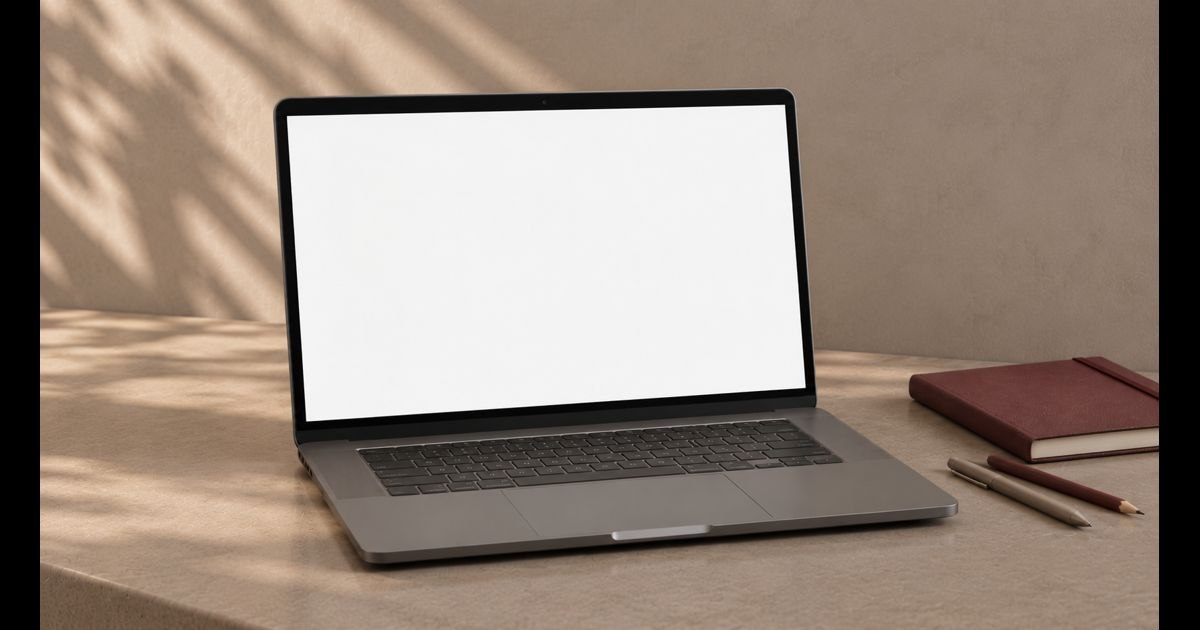
#> input picture assets/photo_5829314581652770763_y.jpg, 1200 x 630 px
$ python -i regenerate-onboarding-composite.py   (imports and definitions only)
#> lines starting #> are read from the running program, lines starting #| are printed output that depends on the picture; after the words box and inside, x2 and y2 are one past the last pixel; in counts of white or black regions, pixels touching at a corner belong together
#> further down, picture is the input picture: shape (630, 1200, 3); mean B, G, R 125, 136.5, 151.4
#!/usr/bin/env python3
"""Regenerate assets/onboarding-desktop-composite.mp4 from assets/onboarding-flow.mp4.

ONE-OFF MAINTENANCE SCRIPT — not part of the live render pipeline. The site
never runs this at build/view time; it only ever plays the resulting .mp4
(js/main.js's SCREEN_VIDEO_ONBOARDING, clip-path'd to its `quad` in
positionScreenVideo()). Run this by hand, by design, only when someone
replaces assets/onboarding-flow.mp4 with a new take, and re-commit the
regenerated .mp4 afterwards.

Background — why this step exists at all
------------------------------------------
assets/onboarding-flow.mp4 is not a flat, edge-to-edge UI screen recording.
It is *itself* already a rendered "laptop mockup" video: a photographed/
rendered laptop with its own bezel, keyboard, desk and plant baked in, with
the actual app UI occupying only an inner sub-rectangle of its 1920x1080
frame (the rest of the frame is that video's own mockup scenery).

The hero, however, needs the UI content warped onto a *different* laptop —
the one in assets/photo_5829314581652770763_y.jpg — so the desk/bezel shown
on the live site stays a crisp static photo (see the comment above
SCREEN_VIDEO_ONBOARDING in js/main.js). Warping onboarding-flow.mp4's full
frame (bezel/keyboard/plant and all) onto that photo's screen quad — which
is what an earlier version of this asset did — produces a laptop-inside-a-
laptop: the whole inner mockup gets crushed and skewed to fit the smaller
quad, which read as "stretched/distorted" on the live page.

The fix is this two-step pipeline, applied per frame:
  1. Crop OUT onboarding-flow.mp4's own mockup scenery, keeping only the
     INNER_RECT sub-rectangle (the actual UI content).
  2. Perspective-warp *that* crop onto QUAD — the same four corners
     js/main.js's SCREEN_VIDEO_ONBOARDING.quad already uses to clip the
     result on the live page.

INNER_RECT is a magic number — document before touching
---------------------------------------------------------
INNER_RECT below was measured against ONE specific frame of the CURRENT
assets/onboarding-flow.mp4 (see measure_inner_rect() / --detect). It is not
computed at render time and nothing will warn you if it silently goes stale.
If onboarding-flow.mp4 is ever replaced with a new take:
  - The new recording almost certainly has different mockup bezel dimensions
    (different template, different export size/crop), so INNER_RECT MUST be
    re-measured — don't assume the old numbers still apply.
  - Run `python3 scripts/regenerate-onboarding-composite.py --detect` first.
    It auto-detects the inner near-white UI rectangle from a sample frame
    via contour detection and prints what it found — sanity-check that
    printed box against the frame grab before trusting it (a frame that
    happens to show a dark modal/overlay, or content that touches the
    screen edge, can throw the whiteness threshold off), then update
    INNER_RECT by hand.
  - QUAD must stay byte-for-byte in sync with SCREEN_VIDEO_ONBOARDING.quad
    in js/main.js — if that quad is ever re-measured against a new hero
    photo, update QUAD here to match, not the other way around (main.js is
    the source of truth, since that's what actually positions/clips things
    on the live page).

Usage
-----
    python3 scripts/regenerate-onboarding-composite.py --detect   # sanity-check INNER_RECT first
    python3 scripts/regenerate-onboarding-composite.py            # regenerate the composite

Requires ffmpeg/ffprobe on PATH and `opencv-python` + `numpy` installed.

Interpolation and color tagging (quality audit, 2026-09-10)
-------------------------------------------------------------
The warp uses cv2.INTER_LANCZOS4, not the OpenCV default INTER_LINEAR.
Measured by de-warping a regenerated frame back into source coordinate
space and comparing against that source frame directly (PSNR/SSIM against
assets/onboarding-flow.mp4's own frame 700, a dense-text dashboard view):
bilinear capped the geometry-only round-trip at ~33.4dB/0.989 SSIM; cubic
reached ~37.1dB, Lanczos4 ~38.1dB (best of the three tested) — raising the
encode bitrate instead moved PSNR by only ~0.1dB for +53% file size, so the
resampling filter was the actual bottleneck, not bitrate. Full pipeline
(with the real encode) went from 32.07dB/0.9865 (bilinear) to
36.38dB/0.9932 (Lanczos4) at a +7% file-size cost (476KB vs 445KB).
The encoder also now tags color_primaries/trc/colorspace bt709 and
color_range tv, matching onboarding-flow.mp4's own tagging — the raw
rawvideo pipe this script pushes frames through doesn't carry color
metadata, so without these flags the output was encoding untagged
(ffprobe reported color_range/space/transfer/primaries as "unknown").
"""

import argparse
import subprocess

import cv2
import numpy as np

REPO_ROOT = "/Users/annaiarinovskaia/portfolio2"
SRC = f"{REPO_ROOT}/assets/onboarding-flow.mp4"
OUT = f"{REPO_ROOT}/assets/onboarding-desktop-composite.mp4"

SRC_W, SRC_H = 1920, 1080
DST_W, DST_H = 2400, 1260
FPS = 30

# Inner UI-content rectangle inside onboarding-flow.mp4's OWN frame — i.e.
# where the actual app screen sits inside that video's baked-in laptop
# mockup, excluding its bezel/keyboard/desk/plant. Measured via --detect
# against frame 60 (the opening "Willkommen" screen). See module docstring.
INNER_L, INNER_T, INNER_R, INNER_B = 460, 107, 1483, 795

# Must match SCREEN_VIDEO_ONBOARDING.quad in js/main.js exactly, in the same
# [TL, BL, BR, TR] order — this is the destination screen area measured
# against assets/photo_5829314581652770763_y.jpg, nudged ~2% outward onto
# the bezel (see that constant's comment in main.js for why).
QUAD = np.array([[566, 226], [604, 844], [1618, 781], [1578, 206]], dtype=np.float32)


def measure_inner_rect(frame):
    """Auto-detect the inner near-white UI rectangle in a source frame.

    Best-effort helper for re-measuring INNER_RECT when the source video
    changes — NOT run automatically as part of regeneration. Thresholds for
    near-white pixels and takes the largest resulting contour's bounding
    box. Verify the result by eye (e.g. crop the frame to the printed box
    and look at it) before trusting it: a frame with a dark modal, low
    contrast, or UI touching the frame edge can throw this off.
    """
    gray = cv2.cvtColor(frame, cv2.COLOR_BGR2GRAY)
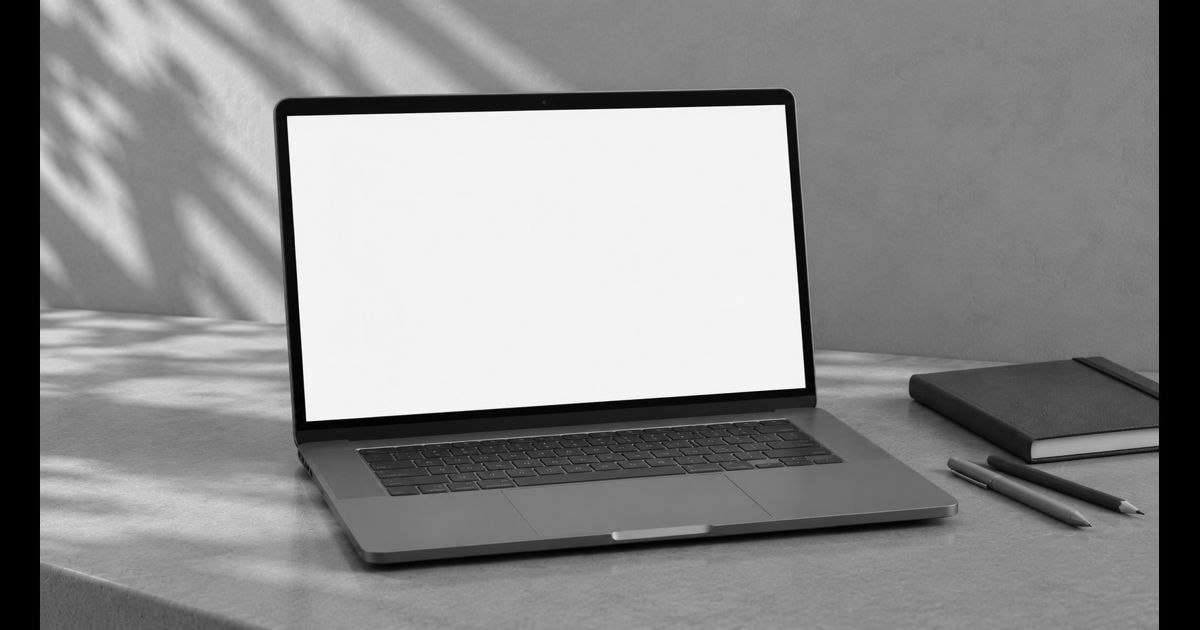
#> gray: shape (630, 1200); min 0, max 255, mean 139.6
    mask = cv2.inRange(gray, 235, 255)
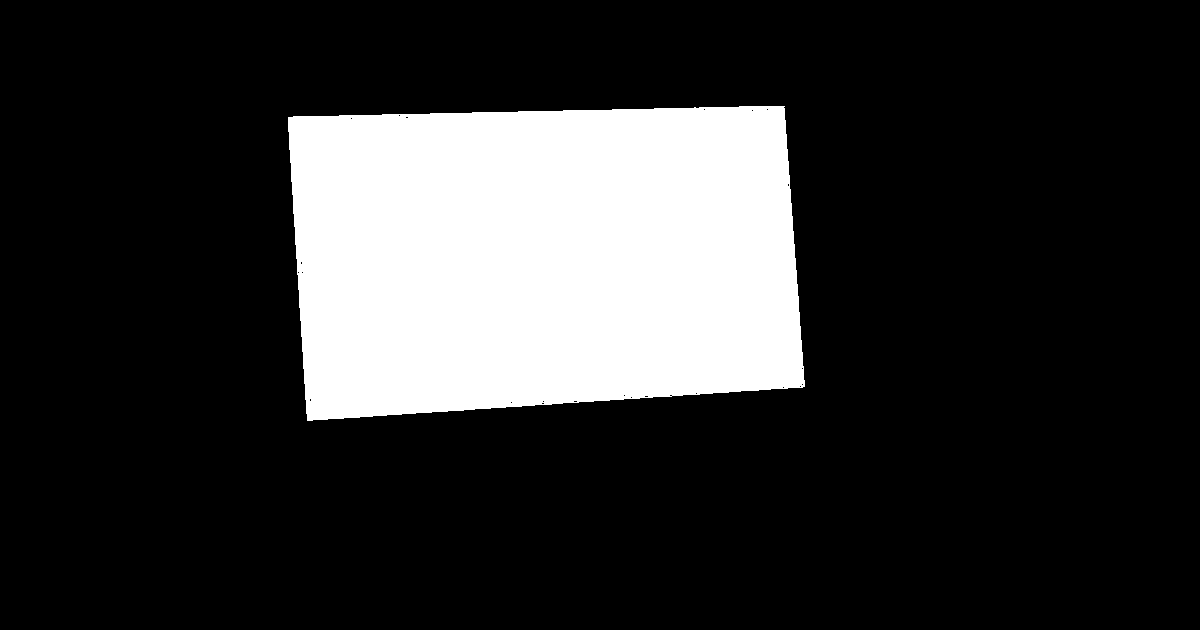
#> mask: shape (630, 1200); 19.3% white; 1 white region
    contours, _ = cv2.findContours(mask, cv2.RETR_EXTERNAL, cv2.CHAIN_APPROX_SIMPLE)
#> contours = 1 contour; box (x1, y1, x2, y2) and area: (288, 106, 805, 421) 145466
    contours = sorted(contours, key=cv2.contourArea, reverse=True)
    if not contours:
        raise RuntimeError("no near-white contour found — pick a different sample frame")
    x, y, w, h = cv2.boundingRect(contours[0])
#> x = 288; y = 106; w = 517; h = 315
    return x, y, x + w, y + h


# [71 lines left out: functions run_detect, run_regenerate, not called in this run]


# [10 lines not run here, left out]

>>> import cv2
>>> picture = cv2.imread('../assets/photo_5829314581652770763_y.jpg')
>>> result = measure_inner_rect(picture)
#> result = (288, 106, 805, 421)

$ run again, on assets/case-2-portfolio-dashboard.jpg
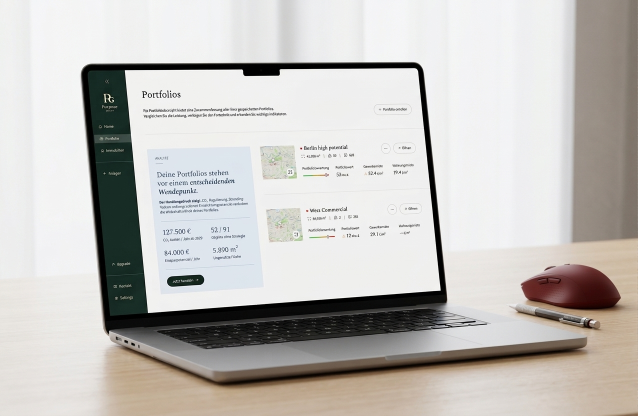
#> input picture assets/case-2-portfolio-dashboard.jpg, 1275 x 832 px (shown at 1/2 size)
#> picture is the input picture: shape (832, 1275, 3); mean B, G, R 188.8, 192.3, 194.8
#> in measure_inner_rect, `gray = cv2.cvtColor(frame, cv2.COLOR_BGR2GRAY)`:
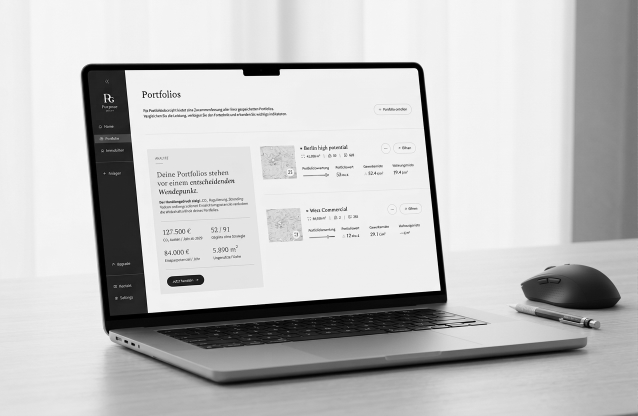
#> gray: shape (832, 1275) (shown at 1/2 size); min 0, max 255, mean 192.6
#> in measure_inner_rect, `mask = cv2.inRange(gray, 235, 255)`:
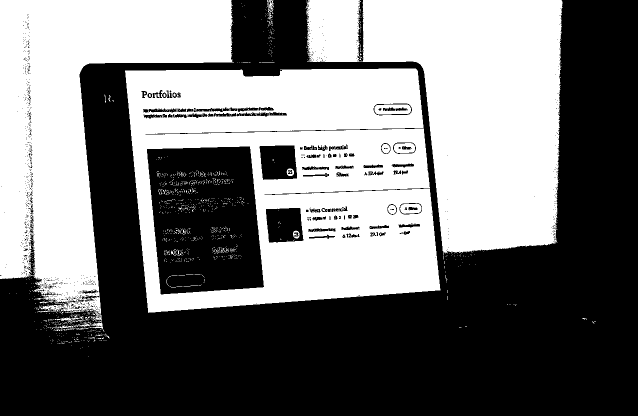
#> mask: shape (832, 1275) (shown at 1/2 size); 46.3% white; 1305 white regions (1277 under 20 px)
#> contours = 459 contours, 453 with area under 20; largest, box (x1, y1, x2, y2) and area: (250, 137, 881, 626) 270390, (611, 0, 1126, 510) 154310, (0, 0, 468, 658) 140652, (534, 0, 548, 28) 150, (113, 629, 158, 645) 118, (118, 644, 182, 657) 118
#> x = 250; y = 137; w = 631; h = 489
#> result = (250, 137, 881, 626)
